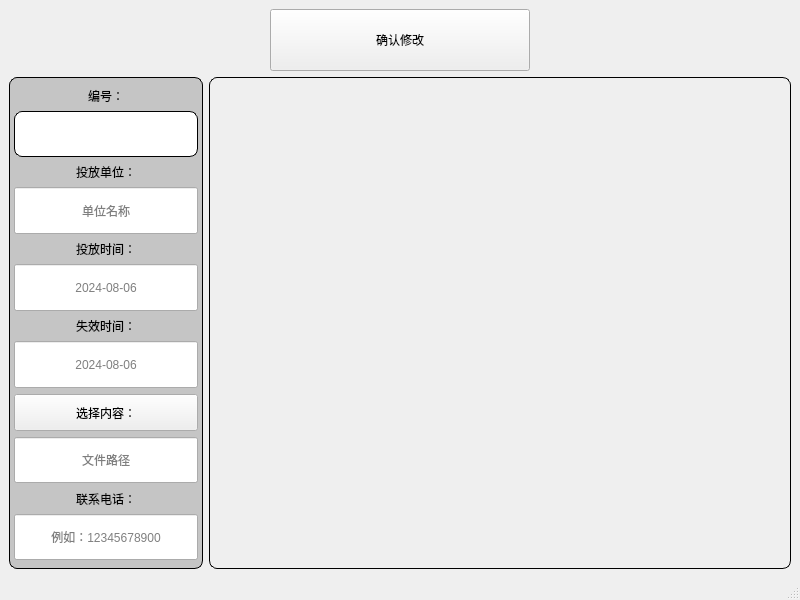
<?xml version="1.0" encoding="UTF-8"?>
<ui version="4.0">
 <class>alter1</class>
 <widget class="QMainWindow" name="alter1">
  <property name="geometry">
   <rect>
    <x>0</x>
    <y>0</y>
    <width>800</width>
    <height>600</height>
   </rect>
  </property>
  <property name="windowTitle">
   <string>修改广告</string>
  </property>
  <property name="styleSheet">
   <string notr="true">QWidget#widget_2{
	background-color: rgba(179, 179, 179,0.7);
	border:1px solid rgb(0, 0, 0);
	border-radius:8px;
}
QLabel#label{
	border:1px solid rgb(0, 0, 0);
	border-radius:8px;
}
QLabel#labelId{
	background-color: rgb(255, 255, 255);
	border:1px solid rgb(0, 0, 0);
	border-radius:8px;
}
</string>
  </property>
  <widget class="QWidget" name="centralwidget">
   <layout class="QGridLayout" name="gridLayout">
    <item row="0" column="0">
     <layout class="QVBoxLayout" name="verticalLayout_2" stretch="1,8">
      <item>
       <widget class="QWidget" name="widget" native="true">
        <property name="styleSheet">
         <string notr="true"/>
        </property>
        <layout class="QHBoxLayout" name="horizontalLayout">
         <property name="leftMargin">
          <number>0</number>
         </property>
         <property name="topMargin">
          <number>0</number>
         </property>
         <property name="rightMargin">
          <number>0</number>
         </property>
         <property name="bottomMargin">
          <number>0</number>
         </property>
         <item>
          <spacer name="horizontalSpacer">
           <property name="orientation">
            <enum>Qt::Horizontal</enum>
           </property>
           <property name="sizeHint" stdset="0">
            <size>
             <width>40</width>
             <height>20</height>
            </size>
           </property>
          </spacer>
         </item>
         <item>
          <widget class="QPushButton" name="enter">
           <property name="sizePolicy">
            <sizepolicy hsizetype="Expanding" vsizetype="Expanding">
             <horstretch>0</horstretch>
             <verstretch>0</verstretch>
            </sizepolicy>
           </property>
           <property name="text">
            <string>确认修改</string>
           </property>
          </widget>
         </item>
         <item>
          <spacer name="horizontalSpacer_2">
           <property name="orientation">
            <enum>Qt::Horizontal</enum>
           </property>
           <property name="sizeHint" stdset="0">
            <size>
             <width>40</width>
             <height>20</height>
            </size>
           </property>
          </spacer>
         </item>
        </layout>
       </widget>
      </item>
      <item>
       <layout class="QHBoxLayout" name="horizontalLayout_2" stretch="1,3">
        <item>
         <widget class="QWidget" name="widget_2" native="true">
          <property name="sizePolicy">
           <sizepolicy hsizetype="Expanding" vsizetype="Expanding">
            <horstretch>0</horstretch>
            <verstretch>0</verstretch>
           </sizepolicy>
          </property>
          <property name="styleSheet">
           <string notr="true"/>
          </property>
          <layout class="QVBoxLayout" name="verticalLayout" stretch="2,5,2,5,2,5,2,5,4,5,2,5">
           <property name="leftMargin">
            <number>5</number>
           </property>
           <property name="rightMargin">
            <number>5</number>
           </property>
           <item>
            <widget class="QLabel" name="label_5">
             <property name="text">
              <string>编号：</string>
             </property>
             <property name="alignment">
              <set>Qt::AlignCenter</set>
             </property>
            </widget>
           </item>
           <item>
            <widget class="QLabel" name="labelId">
             <property name="text">
              <string/>
             </property>
             <property name="alignment">
              <set>Qt::AlignCenter</set>
             </property>
            </widget>
           </item>
           <item>
            <widget class="QLabel" name="label_2">
             <property name="sizePolicy">
              <sizepolicy hsizetype="Expanding" vsizetype="Expanding">
               <horstretch>0</horstretch>
               <verstretch>0</verstretch>
              </sizepolicy>
             </property>
             <property name="layoutDirection">
              <enum>Qt::LeftToRight</enum>
             </property>
             <property name="text">
              <string>投放单位：</string>
             </property>
             <property name="alignment">
              <set>Qt::AlignCenter</set>
             </property>
            </widget>
           </item>
           <item>
            <widget class="QLineEdit" name="name">
             <property name="sizePolicy">
              <sizepolicy hsizetype="Expanding" vsizetype="Expanding">
               <horstretch>0</horstretch>
               <verstretch>0</verstretch>
              </sizepolicy>
             </property>
             <property name="accessibleName">
              <string/>
             </property>
             <property name="layoutDirection">
              <enum>Qt::LeftToRight</enum>
             </property>
             <property name="inputMask">
              <string/>
             </property>
             <property name="text">
              <string/>
             </property>
             <property name="alignment">
              <set>Qt::AlignCenter</set>
             </property>
             <property name="placeholderText">
              <string>单位名称</string>
             </property>
            </widget>
           </item>
           <item>
            <widget class="QLabel" name="label_3">
             <property name="sizePolicy">
              <sizepolicy hsizetype="Expanding" vsizetype="Expanding">
               <horstretch>0</horstretch>
               <verstretch>0</verstretch>
              </sizepolicy>
             </property>
             <property name="text">
              <string>投放时间：</string>
             </property>
             <property name="alignment">
              <set>Qt::AlignCenter</set>
             </property>
            </widget>
           </item>
           <item>
            <widget class="QLineEdit" name="start_time">
             <property name="sizePolicy">
              <sizepolicy hsizetype="Expanding" vsizetype="Expanding">
               <horstretch>0</horstretch>
               <verstretch>0</verstretch>
              </sizepolicy>
             </property>
             <property name="layoutDirection">
              <enum>Qt::LeftToRight</enum>
             </property>
             <property name="inputMask">
              <string/>
             </property>
             <property name="text">
              <string/>
             </property>
             <property name="frame">
              <bool>true</bool>
             </property>
             <property name="echoMode">
              <enum>QLineEdit::Normal</enum>
             </property>
             <property name="alignment">
              <set>Qt::AlignCenter</set>
             </property>
             <property name="placeholderText">
              <string>2024-08-06</string>
             </property>
            </widget>
           </item>
           <item>
            <widget class="QLabel" name="label_4">
             <property name="sizePolicy">
              <sizepolicy hsizetype="Expanding" vsizetype="Expanding">
               <horstretch>0</horstretch>
               <verstretch>0</verstretch>
              </sizepolicy>
             </property>
             <property name="text">
              <string>失效时间：</string>
             </property>
             <property name="alignment">
              <set>Qt::AlignCenter</set>
             </property>
            </widget>
           </item>
           <item>
            <widget class="QLineEdit" name="expirat_date">
             <property name="sizePolicy">
              <sizepolicy hsizetype="Expanding" vsizetype="Expanding">
               <horstretch>0</horstretch>
               <verstretch>0</verstretch>
              </sizepolicy>
             </property>
             <property name="layoutDirection">
              <enum>Qt::LeftToRight</enum>
             </property>
             <property name="text">
              <string/>
             </property>
             <property name="alignment">
              <set>Qt::AlignCenter</set>
             </property>
             <property name="placeholderText">
              <string>2024-08-06</string>
             </property>
            </widget>
           </item>
           <item>
            <widget class="QPushButton" name="pushButton">
             <property name="sizePolicy">
              <sizepolicy hsizetype="Expanding" vsizetype="Expanding">
               <horstretch>0</horstretch>
               <verstretch>0</verstretch>
              </sizepolicy>
             </property>
             <property name="text">
              <string>选择内容：</string>
             </property>
            </widget>
           </item>
           <item>
            <widget class="QLineEdit" name="content">
             <property name="sizePolicy">
              <sizepolicy hsizetype="Expanding" vsizetype="Expanding">
               <horstretch>0</horstretch>
               <verstretch>0</verstretch>
              </sizepolicy>
             </property>
             <property name="layoutDirection">
              <enum>Qt::LeftToRight</enum>
             </property>
             <property name="text">
              <string/>
             </property>
             <property name="alignment">
              <set>Qt::AlignCenter</set>
             </property>
             <property name="placeholderText">
              <string>文件路径</string>
             </property>
            </widget>
           </item>
           <item>
            <widget class="QLabel" name="label_6">
             <property name="sizePolicy">
              <sizepolicy hsizetype="Expanding" vsizetype="Expanding">
               <horstretch>0</horstretch>
               <verstretch>0</verstretch>
              </sizepolicy>
             </property>
             <property name="text">
              <string>联系电话：</string>
             </property>
             <property name="alignment">
              <set>Qt::AlignCenter</set>
             </property>
            </widget>
           </item>
           <item>
            <widget class="QLineEdit" name="phone">
             <property name="sizePolicy">
              <sizepolicy hsizetype="Expanding" vsizetype="Expanding">
               <horstretch>0</horstretch>
               <verstretch>0</verstretch>
              </sizepolicy>
             </property>
             <property name="inputMask">
              <string/>
             </property>
             <property name="alignment">
              <set>Qt::AlignCenter</set>
             </property>
             <property name="placeholderText">
              <string>例如：12345678900</string>
             </property>
            </widget>
           </item>
          </layout>
         </widget>
        </item>
        <item>
         <widget class="QLabel" name="label">
          <property name="sizePolicy">
           <sizepolicy hsizetype="Expanding" vsizetype="Expanding">
            <horstretch>0</horstretch>
            <verstretch>0</verstretch>
           </sizepolicy>
          </property>
          <property name="text">
           <string/>
          </property>
         </widget>
        </item>
       </layout>
      </item>
     </layout>
    </item>
   </layout>
  </widget>
  <widget class="QMenuBar" name="menubar">
   <property name="geometry">
    <rect>
     <x>0</x>
     <y>0</y>
     <width>800</width>
     <height>21</height>
    </rect>
   </property>
  </widget>
  <widget class="QStatusBar" name="statusbar"/>
 </widget>
 <resources/>
 <connections/>
</ui>
